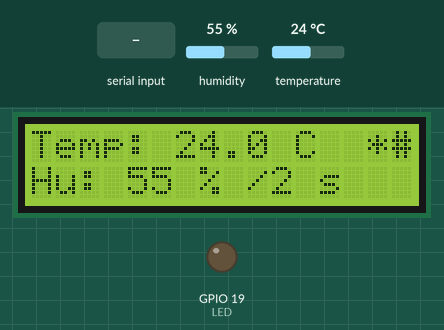
Bench run of a sketch on a simulated ESP32-S3. Parts: 16×2 character LCD, output pins drawn as LEDs (lit = HIGH). Inputs (shaded band) come from the test bench; at power-on: humidity 55 %, temperature 24 °C. WiFi joins after 1.5 s; servers stay silent unless stated; random numbers use the default seed unless the sketch sets one; what the sketch prints to the serial monitor is not drawn.

Above: at 3.2 s.
3.3 s: "ut:" received over Serial
At 7.7 s:
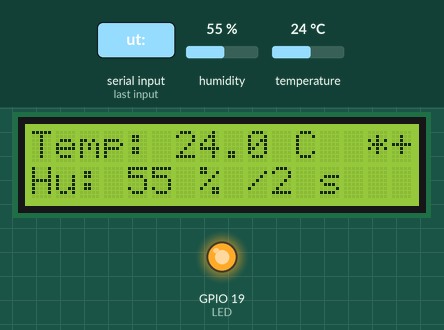
8.9 s: humidity set to 22 %
At 10.6 s:
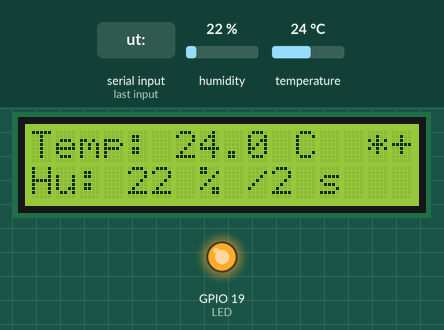
11.6 s: temperature set to 12 °C
At 13.4 s:
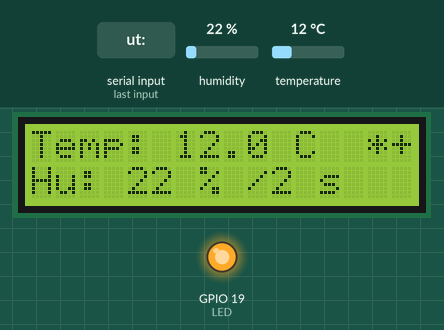
14.3 s: "ut:90\n" received over Serial
At 15.9 s:
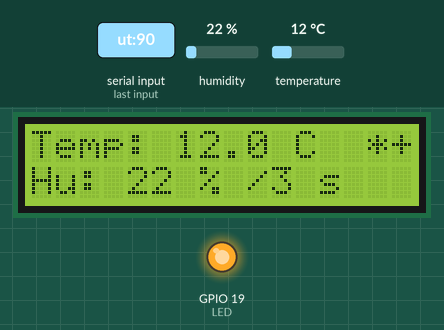
18.9 s: humidity set to 40 %
At 19.8 s:
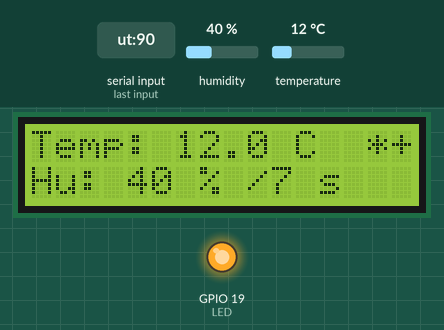
23.0 s: temperature set to 19 °C
At 73.0 s:
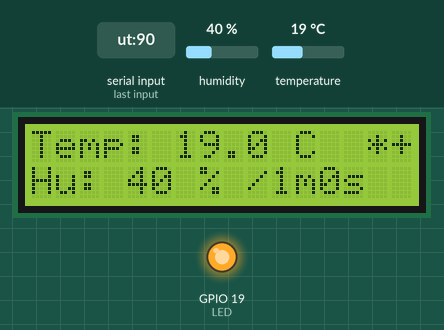
Timing chart, 0 to 73.7 s (numbered marks = the images above; inputs shaded):
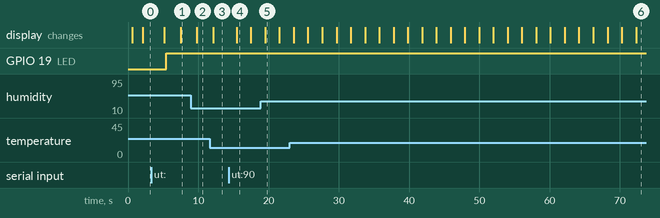

Measured:
- after the input at 3.3 s, GPIO 19 (LED): LOW → HIGH after 2.1 s
- after the input at 8.9 s, the display: changes after 0.90 s (image 2)
- after the input at 11.6 s, the display: changes after 0.53 s (image 3)
- after the input at 14.3 s, the display: changes after 1.2 s (image 4)
- what the display in image 4 shows lasts 2.0 s, from 15.5 s to 17.5 s

The sketch:

DHT_LCD_with_Thing_Speak.ino
```cpp
//$ 25/JUNE/2023
//~ Version 1.0.0
// TODO: data will update on thing speak when it changes.

#include <DHT.h>
#include <LiquidCrystal.h>
#include <ThingSpeak.h>
#include <WiFi.h>
#include <random>
// LCD display pins
const int rs = 38;
const int en = 39;
const int d4 = 40;
const int d5 = 41;
const int d6 = 42;
const int d7 = 2;
const int LED = 19;
LiquidCrystal lcd(rs, en, d4, d5, d6, d7);

// Initialize the DHT11 sensor
#define DHTPIN 16 // Change the pin if necessary
DHT dht(DHTPIN, DHT11);

// ThingSpeak parameters
const char *ssid = "Archer 73";
const char *password = "Archer@73_102#";
const unsigned long channelID = 2201589;
const char *apiKey = "M6GKK40AB3Q7YE42";

unsigned long updateInterval = 2 * 60;
unsigned long previousUpdateTime = 0;
unsigned int last_update = 0; // in seconds
WiFiClient client;

#define LCD_COLUMNS 16
String END_VALUES = "  ";
String line_1 = "Temp: 00.0 C";
String line_2 = "                ";

void connect_wifi();
void lcd_print();

void setup() {
  Serial.begin(115200);
  Serial.println("\nTest msg");
  lcd.begin(16, 2); // Initialize the LCD display
  lcd.print("ESP32-S3");
  lcd.setCursor(0, 1);
  lcd.print("LCD & DHT11");
  dht.begin(); // Initialize the DHT11 sensor
  connect_wifi();
  pinMode(LED, OUTPUT);
  ThingSpeak.begin(client); // Initialize ThingSpeak
  int randomValue = random(10, 31);
  ThingSpeak.setField(4, randomValue);
  END_VALUES.setCharAt(1, '#');
}

void loop() {
  // take serial input like ut:20 to set update interval for 20 second
  if (Serial.available() > 0) {
    String input = Serial.readString();
    if (input.startsWith("ut:")) {
      updateInterval = input.substring(3).toInt();
    }
    Serial.println("New update interval is : " + String(updateInterval));
  }

  // Read temperature and humidity from the DHT11 sensor
  float temperature = dht.readTemperature();
  int humidity = dht.readHumidity();

  char temperatureStr[5];
  dtostrf(temperature, 4, 1, temperatureStr);

  line_1 =
      line_1.substring(0, 6) + String(temperatureStr) + " C  " + END_VALUES;

  line_2 = "Hu: " + String(humidity) + " % /" + get_time();
  lcd_print();
  if (((millis() / 1000) - previousUpdateTime) >= updateInterval) {
    previousUpdateTime = (millis() / 1000);
    updateThingSpeak(temperature, humidity);
  }

  delay(2000); // Delay between readings
}

void updateThingSpeak(float temperature, int humidity) {
  ThingSpeak.setField(1, temperature); // Set temperature value
  ThingSpeak.setField(2, humidity);    // Set humidity value

  int updateStatus = ThingSpeak.writeFields(channelID, apiKey);
  if (updateStatus == 200) {
    Serial.println("ThingSpeak update successful");
    SUCCESS_MSG();
  } else {
    Serial.print("Error updating ThingSpeak. Status: ");
    Serial.println(updateStatus);
    ERROR_MSG();
  }
}
void SUCCESS_MSG() {
  // set curser to first row, first last column and print "tick symbol"
  digitalWrite(LED, HIGH);
  END_VALUES.setCharAt(1, '+');
  last_update = (millis() / 1000);
}
void ERROR_MSG() {
  // set curser to first row, first last column and print "tick symbol"
  digitalWrite(LED, LOW);
  END_VALUES.setCharAt(1, '-');
  connect_wifi();
}
void connect_wifi() {
  WiFi.begin(ssid, password); // Connect to Wi-Fi
  int i = 0;
  while (!wifi_connected()) {
    if (i > 10) {
      Serial.println("Timeout: Unable to connect to WiFi");
      break;
    }
    delay(500);
    i++;
    END_VALUES.setCharAt(0, '?');
    lcd_print();
    delay(500);
    END_VALUES.setCharAt(0, ' ');
  }
  Serial.println("Wi-Fi connected successfully");
  if (wifi_connected()) {
    END_VALUES.setCharAt(0, '*');
    lcd_print();
  } else {
    END_VALUES.setCharAt(0, '!');
    lcd_print();
  }
}
bool wifi_connected() {
  if (WiFi.status() == WL_CONNECTED) {
    return true;
  } else {
    return false;
  }
}
void lcd_print() {
  lcd.clear();
  lcd.print(line_1);
  lcd.setCursor(0, 1);
  lcd.print(line_2);
}
String get_time() {
  unsigned int sec = (millis() / 1000) - last_update;
  if (sec < 60) {
    return (String(sec) + " s");
  } else if ((sec >= 60) && (sec < 3600)) {
    return (String(sec / 60) + "m" + String(sec % 60) + "s");
  } else {
    Serial.println("Issue spotted sec value: " + String(sec));
    connect_wifi();
    return String(-1);
  }
  return "X";
}
```
